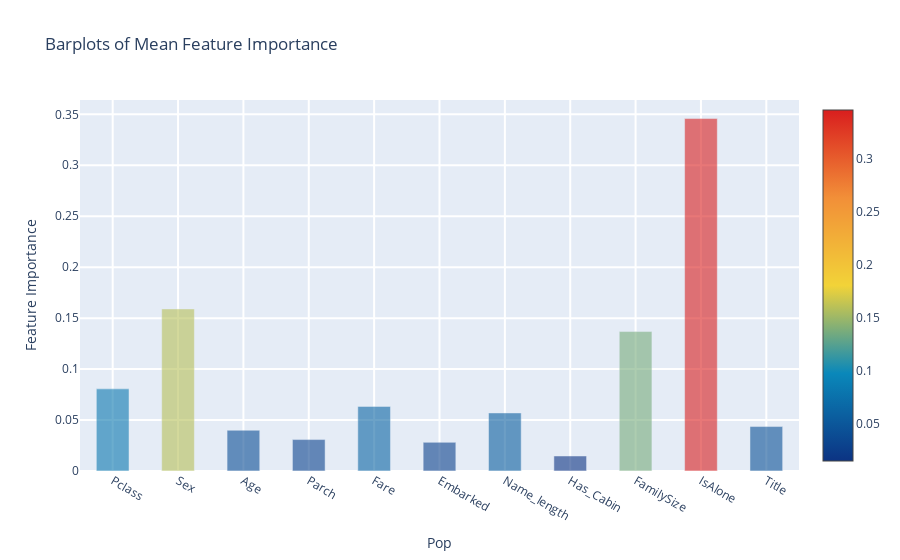

This figure's notebook cell:
### Markdown cell above
**Plotly Barplot of Average Feature Importances**

모든 분류기에서 평균 feature 중요도를 얻었으므로 다음과 같이 Plotly 막대 플롯으로 플롯할 수 있다.

### Code cell
y = feature_dataframe['mean'].values
x = feature_dataframe['features'].values
data = [go.Bar(x = x,
              y = y,
              width = 0.5,
              marker = dict(color = feature_dataframe['mean'].values,
                            colorscale = 'Portland',
                            showscale = True,
                            reversescale = False), opacity = 0.6)]
layout = go.Layout(autosize = True,
                  title = 'Barplots of Mean Feature Importance',
                  hovermode = 'closest',
                  xaxis = dict(title = 'Pop',
                              ticklen = 5,
                              zeroline = False,
                              gridwidth = 2,),
                  yaxis = dict(title = 'Feature Importance',
                              ticklen = 5,
                              gridwidth = 2),
                  showlegend = False)
fig = go.Figure(data = data, layout = layout)
py.iplot(fig, filename = 'bar-direct-labels')

### Figure 1 — Plotly figure (JSON) as saved in the notebook; plotly's stock layout.template omitted (floating-point values rounded to 4 significant figures)
{"data": [{"marker": {"color": [0.08059, 0.1591, 0.04, 0.03084, 0.06338, 0.02812, 0.05698, 0.01473, 0.1368, 0.3458, 0.04361], "colorscale": [[0, "rgb(12,51,131)"], [0.25, "rgb(10,136,186)"], [0.5, "rgb(242,211,56)"], [0.75, "rgb(242,143,56)"], [1, "rgb(217,30,30)"]], "reversescale": false, "showscale": true}, "opacity": 0.6, "type": "bar", "width": 0.5, "x": ["Pclass", "Sex", "Age", "Parch", "Fare", "Embarked", "Name_length", "Has_Cabin", "FamilySize", "IsAlone", "Title"], "y": [0.08059, 0.1591, 0.04, 0.03084, 0.06338, 0.02812, 0.05698, 0.01473, 0.1368, 0.3458, 0.04361]}], "layout": {"autosize": true, "hovermode": "closest", "showlegend": false, "title": {"text": "Barplots of Mean Feature Importance"}, "xaxis": {"gridwidth": 2, "ticklen": 5, "title": {"text": "Pop"}, "zeroline": false}, "yaxis": {"gridwidth": 2, "ticklen": 5, "title": {"text": "Feature Importance"}}}}
